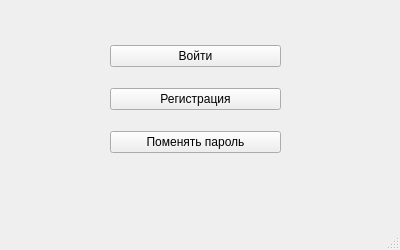
<?xml version="1.0" encoding="UTF-8"?>
<ui version="4.0">
 <class>MainWindow</class>
 <widget class="QMainWindow" name="MainWindow">
  <property name="geometry">
   <rect>
    <x>0</x>
    <y>0</y>
    <width>400</width>
    <height>250</height>
   </rect>
  </property>
  <property name="windowTitle">
   <string>MainWindow</string>
  </property>
  <widget class="QWidget" name="centralwidget">
   <widget class="QWidget" name="verticalLayoutWidget">
    <property name="geometry">
     <rect>
      <x>110</x>
      <y>30</y>
      <width>171</width>
      <height>141</height>
     </rect>
    </property>
    <layout class="QVBoxLayout" name="verticalLayout">
     <item>
      <widget class="QPushButton" name="pushButton">
       <property name="text">
        <string>Войти</string>
       </property>
      </widget>
     </item>
     <item>
      <widget class="QPushButton" name="regButton">
       <property name="text">
        <string>Регистрация</string>
       </property>
      </widget>
     </item>
     <item>
      <widget class="QPushButton" name="changeFormButton">
       <property name="text">
        <string>Поменять пароль</string>
       </property>
      </widget>
     </item>
    </layout>
   </widget>
  </widget>
  <widget class="QMenuBar" name="menubar">
   <property name="geometry">
    <rect>
     <x>0</x>
     <y>0</y>
     <width>400</width>
     <height>24</height>
    </rect>
   </property>
  </widget>
  <widget class="QStatusBar" name="statusbar"/>
 </widget>
 <resources/>
 <connections/>
</ui>
